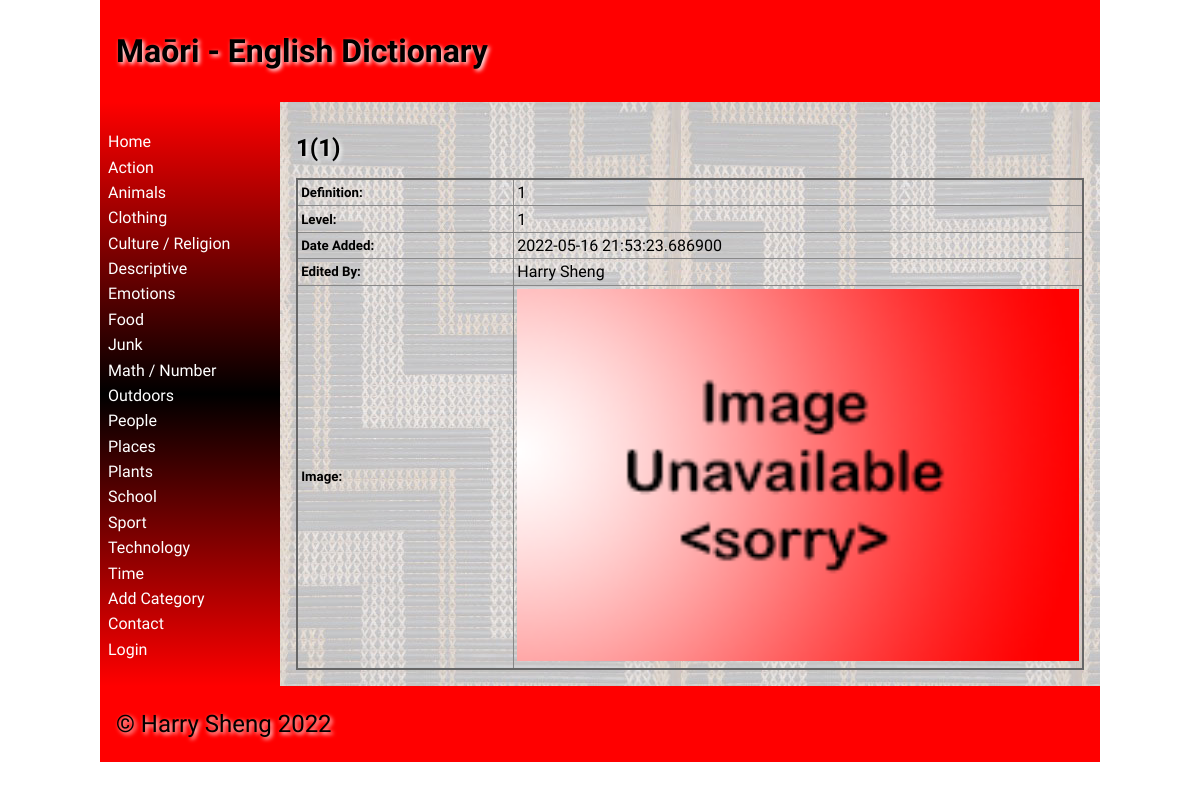
Before: /word/317 with the older database file.
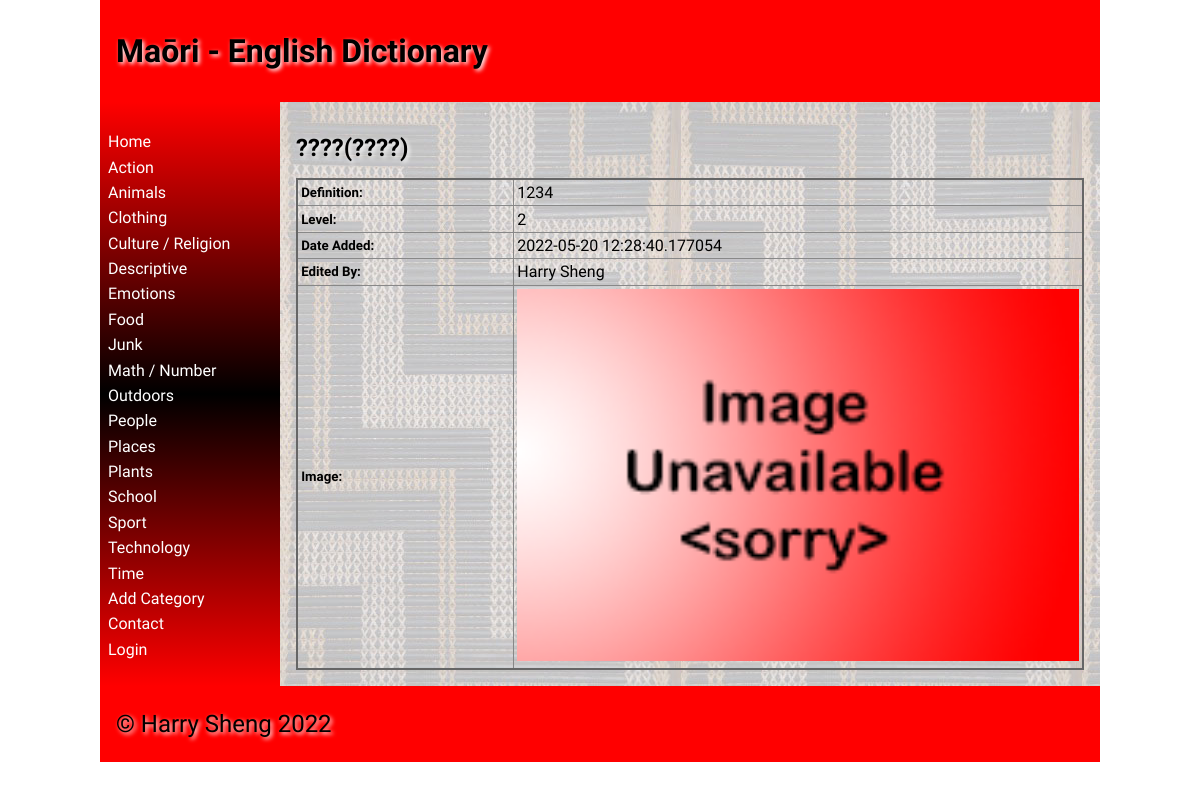
After: the same page with the newer database file.
### tables this page shows
CREATE TABLE "categories"
(
	id integer
		constraint Dictionary_pk
			primary key autoincrement,
	category varchar(30)
);

CREATE TABLE "Words"
(
    id          integer
        constraint Words_pk
            primary key,
    maori       varchar(30),
    english     varchar(30),
    category    varchar(30),
    definition  varchar(300),
    level       integer(10),
    image       varchar(30),
    user_id     integer
        references User,
    timestamp   datatime,
    category_id integer
        constraint Words_category_id_fk
            references categories
, username varchar(30));

### app.py (the view, shortened to what this page needs)
@app.route('/word/<wordid>', methods=['POST', 'GET'])
def word(wordid):
    con = create_connection(DATABASE)
    query = "SELECT id, maori, english, definition, level, timestamp, user_id, image, username FROM Words WHERE id = ?"
    cur = con.cursor()
    cur.execute(query, (wordid,))
    words = cur.fetchall()
    con.close()
    return render_template('word.html', logged_in=is_logged_in(), categories=category_list(), words=words,
                           logged_in_teacher=is_logged_in_teacher())

### app.py (called while the page is built)
def create_connection(db_file):
    try:
        connection = sqlite3.connect(db_file)
        connection.execute('pragma foreign_keys=ON')
        return connection
    except Error as e:
        print(e)
    return None

def is_logged_in():
    if session.get("email") is None:  # if there is no email the user are not logged in
        print("not logged in")
        return False
    else:
        print("logged in")
        return True

def is_logged_in_teacher():
    if session.get("teacher") == "Y":  # if the user is the teacher
        print("logged in as teacher")
        return True
    else:
        print("logged in as student")
        return False

def category_list():
    con = create_connection(DATABASE)
    query = "SELECT id, category FROM categories ORDER BY category ASC"  # select category fom
    cur = con.cursor()
    cur.execute(query)
    category_list = cur.fetchall()
    cur.close()
    return category_list

### templates/word.html (shortened to what this page needs)
{% extends 'base.html' %}
{% block heading %}Maōri - English Dictionary{% endblock %}
{% block main %}
    {%  for word in words %}
    <h2>{{ word[1] }}({{ word[2] }}){% if logged_in_teacher %}<a href="/deleteword/{{ word[0]}}/{{ word[1] }}">- Delete Word</a>{% endif %}</h2>
    {% endfor %}
<table class="cart-table">
    {%  for word in words %}
    <thead>
    <tr>
        <td><h5>Definition:</h5></td>
        <td>{{ word[3] }}</td>
    </tr>
    <tr>
        <td><h5>Level:</h5></td>
        <td>{{ word[4] }}</td>
    </tr>
    <tr>
        <td><h5>Date Added:</h5></td>
        <td>{{ word[5] }}</td>
    </tr>
    <tr>
        <td><h5>Edited By:</h5></td>
        <td>{{ word[8] }}</td>
    </tr>
    <tr>
        <td><h5>Image:</h5></td>
        <td><img src="/static/images/{{ word[7] }}.jpg"  alt=""></td>
    </tr>
    </thead>
    {% endfor %}
</table>
{% endblock %}

### templates/base.html (shortened to what this page needs)
<!doctype html>
<html lang="en">
<head>
	<link href="{{ url_for('static', filename='css/style.css') }}" rel="stylesheet">
</head>
<body>
	<div id="container">
		<header>
			<h1>{% block heading %}{% endblock %}</h1>
		</header>
		<nav>
			<ul>
                <li><a href="\">Home</a></li>
                <div class="category">
                {% for category in categories %}
                <tr>
                    <li><a href="/category/{{ category[0]}}">{{ category[1]}}</a></li>
                </tr>
                {% endfor %}
                </div>
                <li><a href="/add_category">Add Category</a></li>
                <li><a href="/contact">Contact</a></li>
                {% if logged_in %}
                    <li><a href="/logout">Log Out(Logged as {{ session.first_name }})</a></li>
				{% else %}
                    <li><a href="/login">Login</a></li>
                {% endif %}
			</ul>
		</nav>
		<main>
            {% block main%}{% endblock %}
        </main>
		<footer>
			<p>
				&copy; Harry Sheng 2022
			</p>
		</footer>
	</div>
</body>
</html>

### static/css/style.css (style rules this page uses)
* { font-family: Comfortaa, sans-serif; margin: 0; padding: 0; box-sizing: border-box; }
#container { display: grid; grid-template-columns: 75px auto; grid-template-areas: 'nav header' 'main main' 'footer footer'; }
header { grid-area: header; background-color: #f00; padding: 1rem; }
nav { grid-area: nav; }
main { grid-area: main; padding: 1rem; background-color: #edd; }
h1, h2, h3, h4 { padding: 1rem 0; font-family: 'Suez One', serif; color: #000; text-shadow: 2px 2px 4px #fff; }
p { padding: 0.5rem 0; }
a { color: #222; }
img { width: 100%; }
table { width: 100%; border: 2px solid #666; border-collapse: collapse; }
th, td { border: 1px solid #888; padding: 0.2rem; text-align: left; }
footer { grid-area: footer; padding: 1rem; background-color: #f00; }
footer p { color: #000; text-shadow: 2px 2px 4px #fff; font-size: 1.5rem; }
@media only screen and (min-width: 768px) { #container { grid-template-columns: 180px auto; grid-template-areas: 'header header' 'nav main' 'footer footer'; } }
@media only screen and (min-width: 768px) { nav { background: linear-gradient(180deg, rgba(255,0,0,1) 0%, rgba(0, 0, 0, 1) 50%, rgba(255,0,0,1) 100%); padding: 0.5rem; } }
@media only screen and (min-width: 768px) { nav ul { list-style: none; } }
@media only screen and (min-width: 768px) { nav li { padding: 0.2rem 0; } }
@media only screen and (min-width: 768px) { nav a { color: #fff; text-decoration: none; } }
@media only screen and (min-width: 768px) { main { background-image: url('/static/images/poutama.jpg'); } }
@media only screen and (min-width: 1000px) { #container { width: 1000px; margin: auto; } }

Changed rows visible on the page:
changed Words "Harry Sheng": maori "1" → "????"; english "1" → "????"; definition "1" → "1234"; level "1" → "2"; timestamp "2022-05-16 21:53:23.686900" → "2022-05-20 12:28:40.177054"
